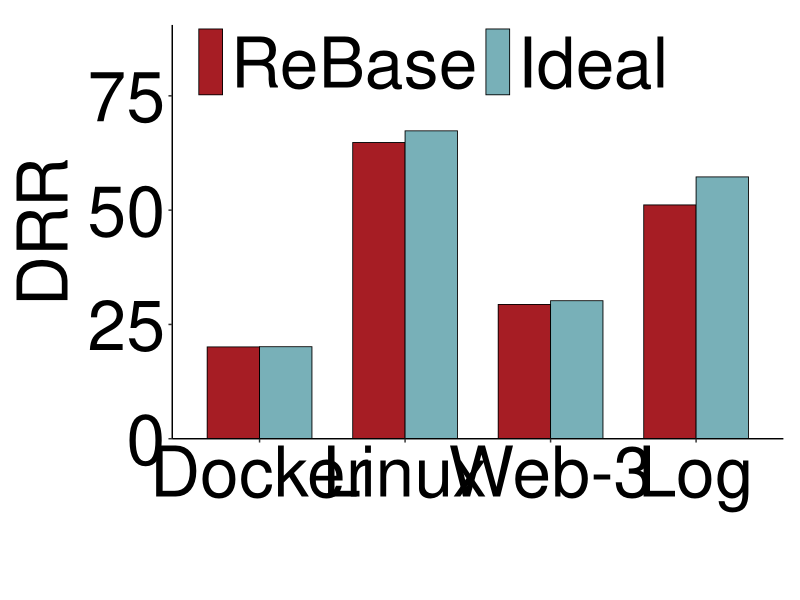

Here is the R script that generated this plot:
library(ggplot2)
library(grid)

get_script_dir <- function() {
  args <- commandArgs(trailingOnly = FALSE)
  file_arg <- "--file="
  script_arg <- args[startsWith(args, file_arg)]

  if (length(script_arg) > 0) {
    return(dirname(normalizePath(sub(file_arg, "", script_arg[1]))))
  }

  if (requireNamespace("rstudioapi", quietly = TRUE) && rstudioapi::isAvailable()) {
    context <- rstudioapi::getActiveDocumentContext()
    if (nzchar(context$path)) {
      return(dirname(normalizePath(context$path)))
    }
  }

  normalizePath(getwd())
}

export_dir <- get_script_dir()

# Fill in the four rows below. Each row is one group, and the two columns are:
# ReBase, Ideal.
plot_data <- data.frame(
  group = c("Docker", "Linux", "Web-3", "Log"),
  ReBase = c(20.0902, 64.7865, 29.3724, 51.1359),     # TODO: replace with your data
  Ideal = c(20.1312, 67.3458, 30.1967, 57.2712),       # TODO: replace with your data
  check.names = FALSE
)

method_labels <- c("ReBase", "Ideal")
method_colors <- c(
  "ReBase" = "#A61D24",
  "Ideal" = "#78B0B8"
)

create_three_method_barplot <- function(
    data,
    group_col = "group",
    method_labels = c("ReBase", "Ideal"),
    fill_colors = c("ReBase" = "#A61D24", "Ideal" = "#78B0B8"),
    x_label = "",
    y_label = "Value",
    axis_text_size = 50,
    axis_title_size = 50,
    legend_text_size = 50,
    show_data_labels = FALSE,
    data_label_size = 10,
    y_max_multiplier = 1.20,
    bar_width = 0.72
) {
  long_df <- reshape(
    data,
    varying = method_labels,
    v.names = "value",
    timevar = "method",
    times = method_labels,
    direction = "long"
  )
  long_df[[group_col]] <- factor(long_df[[group_col]], levels = data[[group_col]])
  long_df$method <- factor(long_df$method, levels = method_labels)

  finite_values <- long_df$value[is.finite(long_df$value)]
  if (length(finite_values) == 0) {
    stop("No finite values found in plot_data. Fill in the data before plotting.")
  }
  value_max <- max(c(0, finite_values), na.rm = TRUE)
  y_max <- if (value_max > 0) value_max * y_max_multiplier else 1

  p <- ggplot(long_df, aes(x = .data[[group_col]], y = value, fill = method)) +
    geom_col(
      position = position_dodge(width = bar_width),
      width = bar_width,
      color = "black",
      linewidth = 0.3
    ) +
    scale_fill_manual(
      name = NULL,
      values = fill_colors,
      breaks = method_labels,
      labels = method_labels,
      guide = guide_legend(
        nrow = 1,
        byrow = TRUE,
        keyheight = unit(18, "pt"),
        keywidth = unit(18, "pt")
      )
    ) +
    scale_y_continuous(
      expand = expansion(mult = c(0, 0.12)),
      limits = c(0, y_max)
    ) +
    labs(x = x_label, y = paste(" ", y_label, " ")) +
    theme_classic() +
    theme(
      axis.text.x = element_text(size = axis_text_size, color = "black"),
      axis.text.y = element_text(size = axis_text_size, color = "black"),
      axis.title.x = element_text(size = axis_title_size, color = "black"),
      axis.title.y = element_text(size = axis_title_size, color = "black", hjust = 0.5),
      legend.position = c(0.03, 1.01),
      legend.justification = c(0, 1),
      legend.direction = "horizontal",
      legend.text = element_text(size = legend_text_size, color = "black"),
      legend.title = element_blank(),
      legend.background = element_blank(),
      legend.key = element_blank(),
      legend.spacing.x = unit(10, "pt"),
      plot.margin = margin(t = 18, r = 12, b = 12, l = 12, unit = "pt")
    )

  if (show_data_labels) {
    p <- p + geom_text(
      aes(label = round(value, 2)),
      position = position_dodge(width = bar_width),
      vjust = -0.25,
      size = data_label_size
    )
  }

  p
}

p <- create_three_method_barplot(
  data = plot_data,
  method_labels = method_labels,
  fill_colors = method_colors,
  x_label = "",
  y_label = "DRR",
  show_data_labels = FALSE # Change to TRUE if labels above bars are needed.
)

output_file <- file.path(export_dir, "overall.pdf")
message("Writing plot to: ", output_file)

cairo_pdf(
  output_file,
  width = 12,
  height = 5
)
print(p)
dev.off()
